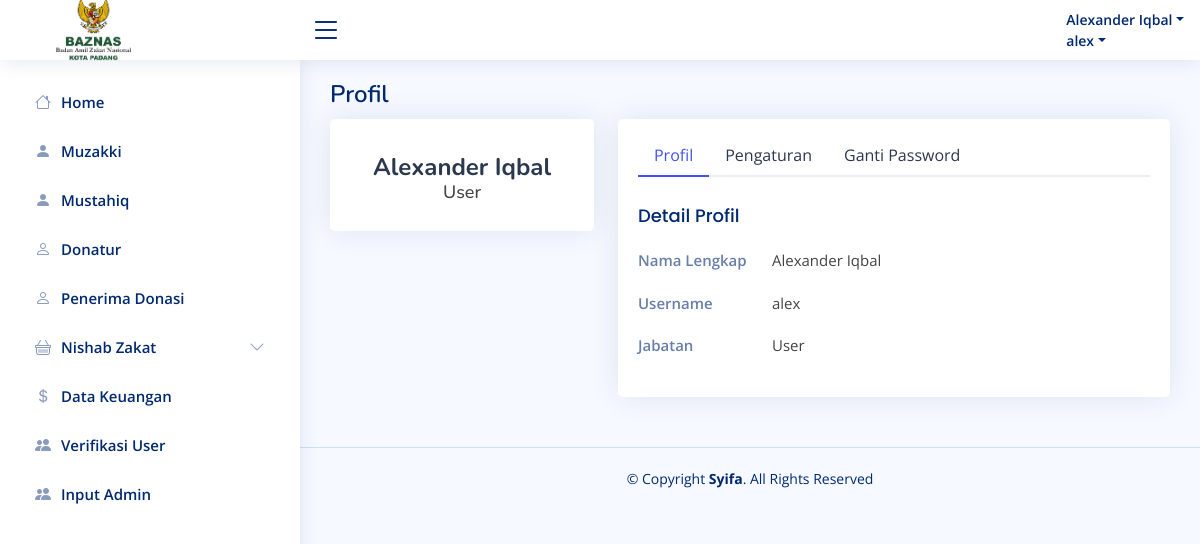
Page /admin/profil.php (signed in) on the committed database.
### tables this page shows
CREATE TABLE `user` (
  `id_user` int(11) NOT NULL,
  `nama` varchar(20) NOT NULL,
  `username` varchar(20) NOT NULL,
  `pasw` varchar(20) NOT NULL,
  `level` varchar(10) NOT NULL,
  `status` varchar(15) NOT NULL
);

### admin/profil.php (the view, shortened to what this page needs)
<!DOCTYPE html>
<html lang="en">
<head>
    <link href="assets/vendor/bootstrap/css/bootstrap.min.css" rel="stylesheet">
    <link href="assets/vendor/bootstrap-icons/bootstrap-icons.css" rel="stylesheet">
    <link href="assets/vendor/boxicons/css/boxicons.min.css" rel="stylesheet">
    <link href="assets/vendor/quill/quill.snow.css" rel="stylesheet">
    <link href="assets/vendor/quill/quill.bubble.css" rel="stylesheet">
    <link href="assets/vendor/remixicon/remixicon.css" rel="stylesheet">
    <link href="assets/vendor/simple-datatables/style.css" rel="stylesheet">
    <link href="assets/css/style.css" rel="stylesheet">
</head>
<body>
    <header id="header" class="header fixed-top d-flex align-items-center">
        <?php include("header.php"); ?>
    </header>
    <aside id="sidebar" class="sidebar">
        <?php include("navadmin.php"); ?>
    </aside>
    <main id="main" class="main">
        <div class="pagetitle">
            <h1>Profil</h1>
        </div>
        <?php
        include("../koneksi.php");
        $login = mysqli_query($koneksi, "SELECT * from user where id_user='$_SESSION[id_user]'");
        while ($dk = mysqli_fetch_array($login)) {
        ?>
            <section class="section profile">
                <div class="row">
                    <div class="col-xl-4">
                        <div class="card">
                            <div class="card-body profile-card pt-4 d-flex flex-column align-items-center">
                                <h2><?php echo $dk['nama']; ?></h2>
                                <h3><?php echo $dk['level']; ?></h3>
                            </div>
                        </div>
                    </div>
                    <div class="col-xl-8">
                        <div class="card">
                            <div class="card-body pt-3">
                                <ul class="nav nav-tabs nav-tabs-bordered">
                                    <li class="nav-item">
                                        <button class="nav-link active" data-bs-toggle="tab" data-bs-target="#profile-overview">Profil</button>
                                    </li>
                                    <li class="nav-item">
                                        <button class="nav-link" data-bs-toggle="tab" data-bs-target="#profile-edit">Pengaturan</button>
                                    </li>
                                    <li class="nav-item">
                                        <button class="nav-link" data-bs-toggle="tab" data-bs-target="#profile-change-password">Ganti Password</button>
                                    </li>
                                </ul>
                                <div class="tab-content pt-2">
                                    <div class="tab-pane fade show active profile-overview" id="profile-overview">
                                        <h5 class="card-title">Detail Profil</h5>
                                        <div class="row">
                                            <div class="col-lg-3 col-md-4 label ">Nama Lengkap</div>
                                            <div class="col-lg-9 col-md-8"><?php echo $dk['nama']; ?></div>
                                        </div>
                                        <div class="row">
                                            <div class="col-lg-3 col-md-4 label ">Username</div>
                                            <div class="col-lg-9 col-md-8"><?php echo $dk['username']; ?></div>
                                        </div>
                                        <div class="row">
                                            <div class="col-lg-3 col-md-4 label">Jabatan</div>
                                            <div class="col-lg-9 col-md-8"><?php echo $dk['level']; ?></div>
                                        </div>
                                    </div>
                                </div>
                            </div>
                        </div>
                    </div>
                </div>
            </section>
        <?php } ?>
    </main>
    <footer id="footer" class="footer">
        <div class="copyright">
            &copy; Copyright <strong><span>Syifa</span></strong>. All Rights Reserved
        </div>
    </footer>
</body>
</html>

### admin/header.php (shortened to what this page needs)
<div class="d-flex align-items-center justify-content-between">
    <a href="index.php" class="logo d-flex align-items-center">
        <span class="d-none d-lg-block"> <img src="../assets/img/logobaznas.png" alt=""></span>
    </a>
    <i class="bi bi-list toggle-sidebar-btn"></i>
</div>
<nav class="header-nav ms-auto">
    <ul class="d-flex align-items-center">
        <li class="nav-item dropdown pe-3">
            <?php
            include("../koneksi.php");
            $login = mysqli_query($koneksi, "SELECT * from user where username='$_SESSION[username]'");
            while ($dk = mysqli_fetch_array($login)) {
            ?>
                <a class="nav-link nav-profile d-flex align-items-center pe-0" href="#" data-bs-toggle="dropdown">
                    <span class="d-none d-md-block dropdown-toggle ps-2"><?php echo $dk['nama']; ?></span>
                </a>
            <?php } ?>
</nav>

### admin/assets/css/style.css (style rules this page uses)
:root { scroll-behavior: smooth; }
body { font-family: "Open Sans", sans-serif; background: #f6f9ff; color: #444444; }
a { color: #4154f1; text-decoration: none; }
h1, h2, h3, h4, h5, h6 { font-family: "Nunito", sans-serif; }
#main { margin-top: 60px; padding: 20px 30px; transition: all 0.3s; }
.pagetitle { margin-bottom: 10px; }
.pagetitle h1 { font-size: 24px; margin-bottom: 0; font-weight: 600; color: #012970; }
.card { margin-bottom: 30px; border: none; border-radius: 5px; box-shadow: 0px 0 30px rgba(1, 41, 112, 0.1); }
.card-title { padding: 20px 0 15px 0; font-size: 18px; font-weight: 500; color: #012970; font-family: "Poppins", sans-serif; }
.card-body { padding: 0 20px 20px 20px; }
.nav-tabs-bordered { border-bottom: 2px solid #ebeef4; }
.nav-tabs-bordered .nav-link { margin-bottom: -2px; border: none; color: #2c384e; }
.nav-tabs-bordered .nav-link.active { background-color: #fff; color: #4154f1; border-bottom: 2px solid #4154f1; }
.logo { line-height: 1; }
@media (min-width: 1200px) { .logo { width: 280px; } }
.logo img { max-height: 80px; margin-right: 1px; }
.logo span { font-size: 26px; font-weight: 700; color: #012970; font-family: "Nunito", sans-serif; }
.header { transition: all 0.5s; z-index: 997; height: 60px; box-shadow: 0px 2px 20px rgba(1, 41, 112, 0.1); background-color: #fff; padding-left: 20px; }
.header .toggle-sidebar-btn { font-size: 32px; padding-left: 10px; cursor: pointer; color: #012970; }
.header-nav ul { list-style: none; }
.header-nav > ul { margin: 0; padding: 0; }
.header-nav .nav-profile { color: #012970; }
.header-nav .nav-profile span { font-size: 14px; font-weight: 600; }
.sidebar { position: fixed; top: 60px; left: 0; bottom: 0; width: 300px; z-index: 996; transition: all 0.3s; padding: 20px; overflow-y: auto; scrollbar-width: thin; scrollbar-color: #aab7cf transparent; box-shadow: 0px 0px 20px rgba(1, 41, 112, 0.1); background-color: #fff; }
@media (min-width: 1200px) { #main, #footer { margin-left: 300px; } }
.profile .profile-card h2 { font-size: 24px; font-weight: 700; color: #2c384e; margin: 10px 0 0 0; }
.profile .profile-card h3 { font-size: 18px; }
.profile .profile-overview .row { margin-bottom: 20px; font-size: 15px; }
.profile .profile-overview .card-title { color: #012970; }
.profile .profile-overview .label { font-weight: 600; color: rgba(1, 41, 112, 0.6); }
.footer { padding: 20px 0; font-size: 14px; transition: all 0.3s; border-top: 1px solid #cddfff; }
.footer .copyright { text-align: center; color: #012970; }

### rows in the picture
user: nama "Alexander Iqbal", level "User", username "alex"
user: nama "alex"
